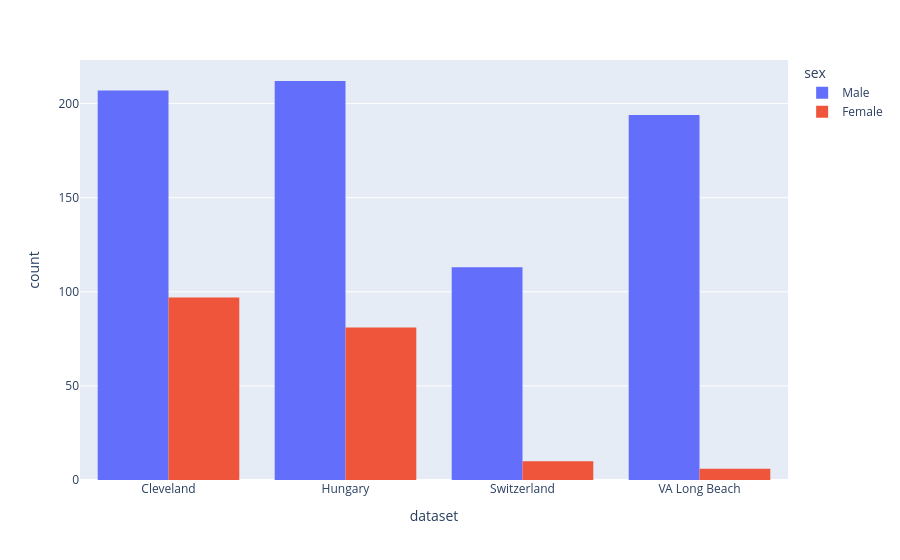

Here is the notebook cell this chart was saved with:
### Code cell
fig = px.histogram(
    df,
    x="dataset",
    color="sex",
    barmode="group"
)

fig.show()

# print the values count of dataset column grouped by sex column
print(df.groupby("sex")["dataset"].value_counts())

### Figure 1 — Plotly figure (JSON) as saved in the notebook; plotly's stock layout.template omitted (floating-point values rounded to 4 significant figures; data arrays with more than 128 entries replaced by an {"elided": "..."} marker saying what was removed)
{"data": [{"alignmentgroup": "True", "bingroup": "x", "hovertemplate": "sex=Male<br>dataset=%{x}<br>count=%{y}<extra></extra>", "legendgroup": "Male", "marker": {"color": "#636efa", "pattern": {"shape": ""}}, "name": "Male", "offsetgroup": "Male", "orientation": "v", "showlegend": true, "type": "histogram", "x": {"elided": "726 str values"}, "xaxis": "x", "yaxis": "y"}, {"alignmentgroup": "True", "bingroup": "x", "hovertemplate": "sex=Female<br>dataset=%{x}<br>count=%{y}<extra></extra>", "legendgroup": "Female", "marker": {"color": "#EF553B", "pattern": {"shape": ""}}, "name": "Female", "offsetgroup": "Female", "orientation": "v", "showlegend": true, "type": "histogram", "x": {"elided": "194 str values"}, "xaxis": "x", "yaxis": "y"}], "layout": {"barmode": "group", "legend": {"title": {"text": "sex"}, "tracegroupgap": 0}, "margin": {"t": 60}, "xaxis": {"anchor": "y", "domain": [0, 1], "title": {"text": "dataset"}}, "yaxis": {"anchor": "x", "domain": [0, 1], "title": {"text": "count"}}}}
